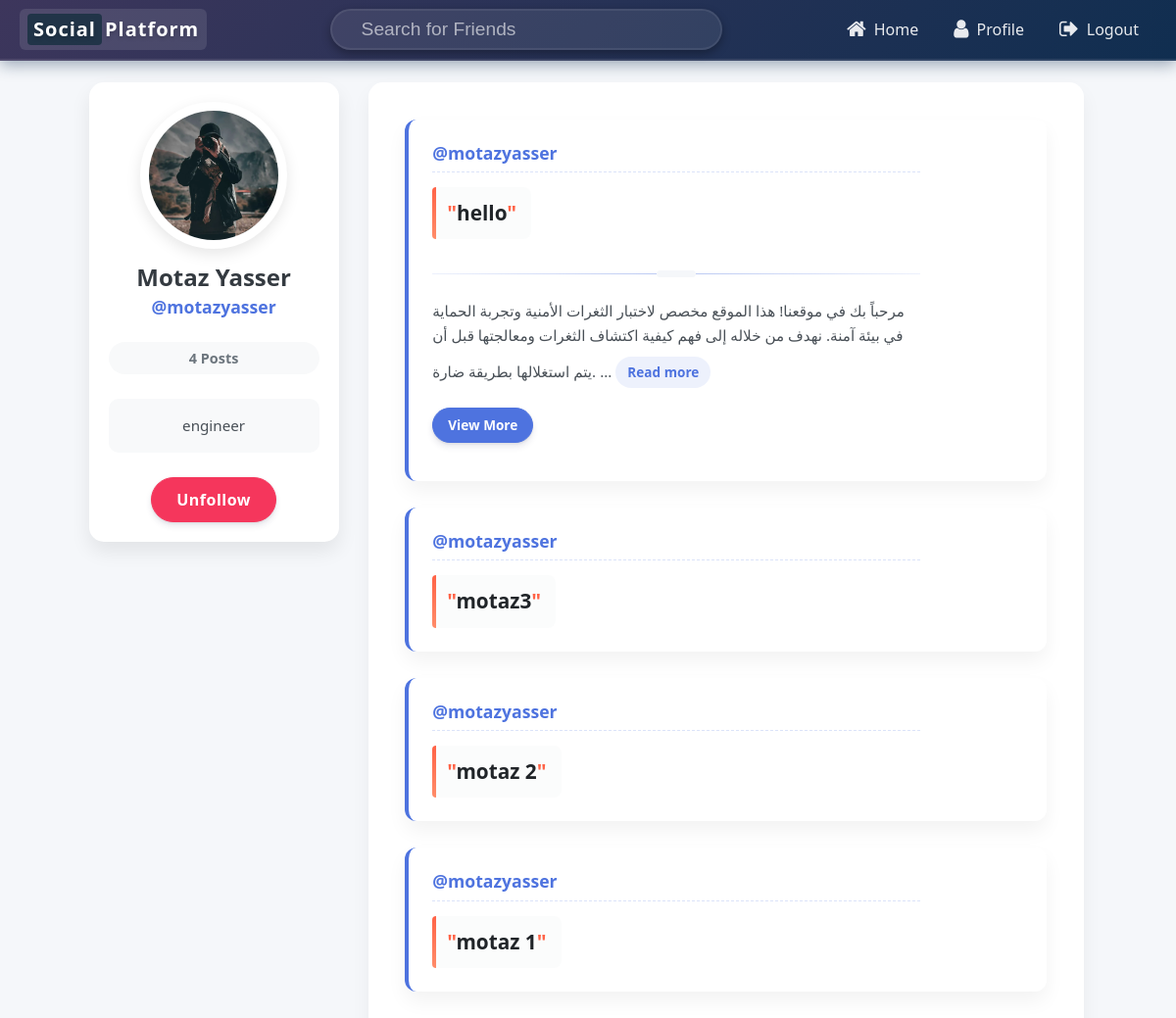
/user/motazyasser/ (signed in), run on an earlier commit of the app's database.
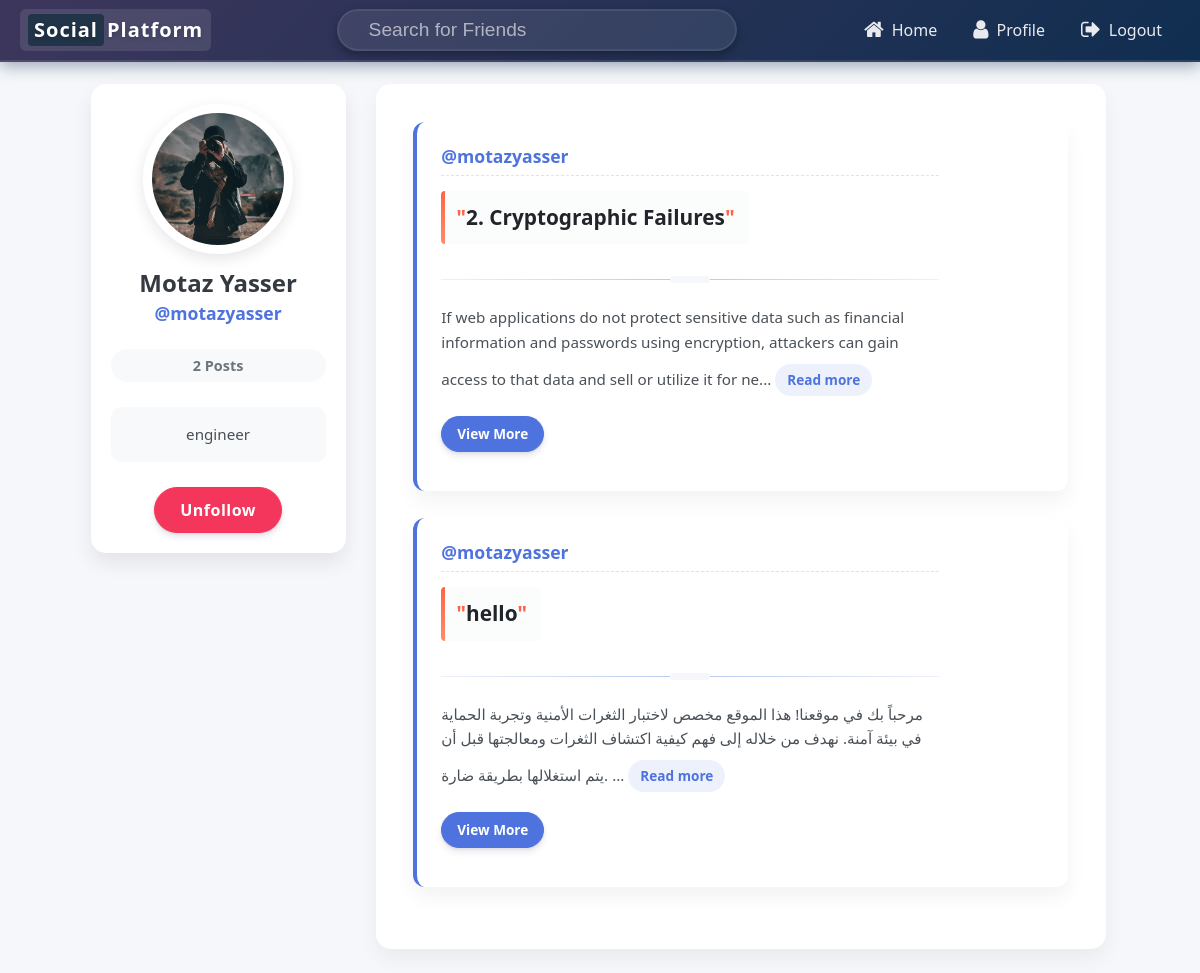
And on a later commit of the database.
### core/models.py (models this page shows, shortened)
class User(AbstractUser):
    profile_pic = models.ImageField(default='profile_pics/default.jpg',upload_to='profile_pics')
    bio = models.TextField(null = True ,max_length=500,blank=True,default='')
    def get_num_posts(self):
        return Post.objects.filter(user=self).count()
    def is_following(self, user_B):
        count = Friends.objects.filter(user_A = self , user_B = user_B).count()
        if count > 0:
            return True
        else:
            return False

class Post(models.Model):
    user = models.ForeignKey(User, on_delete=models.CASCADE)
    caption = models.TextField(max_length=800 , null=False)
    date = models.DateTimeField(auto_now_add=True)
    target_url = models.URLField(default="https://example.com")
    description = models.TextField(blank=True, null=True)

### core/views.py (the view)
# urls.py: path('user/<str:username>/', FriendProfile.as_view(), name='friend_profile_page'),
@method_decorator(login_required(login_url='login_page'), name='dispatch')
class FriendProfile(ListView):
    model = Post
    template_name = 'friend_profile.html'
    paginate_by = 5
    def get(self, *args, **kwargs):
        friend_username = self.kwargs['username'] # usernmae in url line
        logged_in_username = self.request.user.username
        if friend_username == logged_in_username:
            return redirect('profile_page')
        else:
            return super(FriendProfile, self).get( *args, **kwargs)
    def get_context_data(self, **kwargs):
        context = super().get_context_data(**kwargs)
        friend_username = self.kwargs['username'] # usernmae in url line
        friend = User.objects.get(username=friend_username) # to get the user from database
        context['friend'] = friend
        is_following  = self.request.user.is_following(friend)
        context['is_following'] = is_following
        return context
    def get_queryset(self):
        friend_username = self.kwargs['username'] # usernmae in url line
        friend = User.objects.get(username=friend_username) # to get the user from database
        return Post.objects.filter(user = friend).order_by('-date')

### Templates/friend_profile.html (shortened to what this page needs)
{%  extends 'base.html' %}
{% load crispy_forms_tags %}
{% load static %}
{% block extra_css %}
<link rel="stylesheet" href="{% static 'css/friendprofile.css' %}">
{% endblock %}
{% block navbar %}
{%  include 'navbar.html' %}
{% endblock navbar %}
{% block content %}
<div class="row" style="margin-top:2%;">
    <div class="col-md-3" style="margin-left:4%; text-align: center;">
        <div class="card card-body" style="border-radius:25px;">
            <img class="img-fluid img-thumbnail"  src="{{friend.profile_pic.url}}" >
            <h3 >{{friend.first_name}} {{friend.last_name}}</h3>
            <a href="#"><h4 >@{{friend.username}}</h4></a>
            <h6>{{friend.get_num_posts}} Posts</h6>
            <p>{{friend.bio}}</p>
            {% if is_following %}
            <a href="/unfollow/{{friend.id}}">             <button type="button" class="btn btn-danger">Unfollow</button>            </a>
            {%  else %}
            <a href="/follow/{{friend.id}}">             <button type="button" class="btn btn-success">Follow</button>            </a>
            {% endif %}
        </div>
    </div>
    <div class="col-md-8" >
        <div class="card card-body" style="border-radius:25px; min-height:100%;">
            {% for post in object_list %}
            <div class="card" style="margin: 2%;">
                <div class="card-body row">
                    <div class="col-md-10">
                        <div class="user-info-header">
                            <a href="/user/{{ post.user.username }}" class="card-link"><h4>@{{ post.user.username }}</h4></a>
                        </div>
                        <p class="card-text post-caption">
                            <a href="{% url 'post_brief' post.id %}" style="text-decoration: none; color: inherit;">
                                <span style="color: #FF6347;">"</span>{{ post.caption }}<span style="color: #FF6347;">"</span>
                            </a>
                        </p>
                        {% if post.description %}
                            <span class="content-divider"></span>
                            <div class="description-container">
                                {% if post.description|length > 180 %}
                                    <span id="short-{{ post.id }}">{{ post.description|slice:":180" }}...</span>
                                    <a href="javascript:void(0);" onclick="toggleReadMore('{{ post.id }}')" id="btn-{{ post.id }}" class="read-more-btn">Read more</a>
                                {% else %}
                                    {{ post.description }}
                                {% endif %}
                                <a href="{% url 'post_brief' post.id %}" class="btn btn-info btn-sm">View More</a>
                            </div>
                        {% endif %}
                    </div>
                </div>
            </div>
            {% endfor %}
        </div>
        <br>
    </div>
</div>
{% endblock content %}

What changed in the data, as far as the page shows it:
removed Post: user.username "motazyasser", caption "motaz3"
removed Post: user.username "motazyasser", caption "motaz 2"
removed Post: user.username "motazyasser", caption "motaz 1"
changed User "Motaz": get_num_posts "4" → "2"
added Post: user.username "motazyasser", caption "2. Cryptographic Failures", description "If web applications do not protect sensitive data such as financial information and passwords using encryption, attackers can gain access to that data and sell or utilize it for ne"
